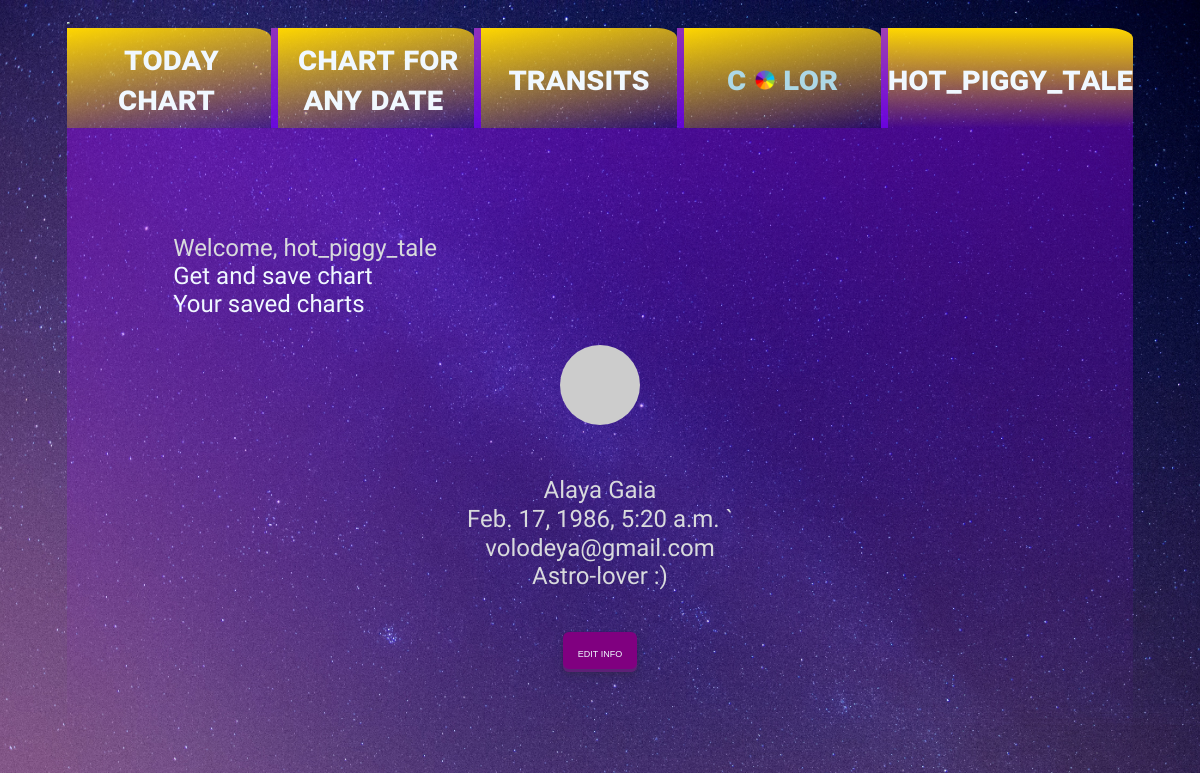
The app's page /user_lounge/Gaia (signed in) with its own data.
### users/models.py (models this page shows, shortened)
class CustomUser(AbstractUser):
    email = models.EmailField(unique=True)
    description = models.TextField(max_length=600, default='', blank=True)
    birthdate = models.DateTimeField(default=timezone.now)
    def make_avatar(self, size=128):
        digest = md5(self.email.lower().encode('utf-8')).hexdigest()
        return f'https://www.gravatar.com/avatar/{digest}?d=identicon&s={size}'

### users/views.py (the view, shortened to what this page needs)
# urls.py: path('user_lounge/', views.user_lounge),
def user_lounge(request, username):
    user = get_user_model().objects.filter(username=username).first()
    if user:
        form = UserUpdateForm(instance=user)
        form.fields['description'].widget.attrs = {'rows': 1}
        return render(request, 'user_lounge.html', context={'form': form})
    return render(request, 'user_lounge.html')

### astroplan/templates/user_lounge.html (shortened to what this page needs)
{% extends "base.html" %}
{% load static %}
{% load crispy_forms_tags %}
 {% block navigation %}
<div class="menu-choice" id="today-chart" >
    <a class="menu-link" href="{% url 'show by date' %}"> Today chart </a>
</div>
<div class="menu-choice">
    <a  class="menu-link" href="{% url 'chart for ad' %}" target = '_blank'>Chart for any date</a>
</div>
<div class="menu-choice">
    <a  class="menu-link" href="{% url 'transit form chart' %}" target = '_blank'>Transits</a>
</div>
<div class="menu-choice">
    <div class="menu-choice-dd"> C <img id='clr-chart-icon' src="{% static 'images/z_in_clr.png' %}"> LOR
    </div>
</div>
<div class="menu-choice" style="background-image:linear-gradient(gold, rgba(159,0,255, 0.4));">
     {% if user.is_authenticated %}
    <div class="menu-choice-dd">
        <a href= "{% url 'user lounge' user.username %}" target = '_blank'> {{ user.username }} </a>
         {% endif %}
</div>
{% endblock %}
{% block content-data %}
{% if user.is_authenticated %}
Welcome,  {{ user.username }}
{% else %}
You have not logged in
<a href="http://127.0.0.1:8000/login/"> Log in </a>
{% endif %}
<div>
    <a href="{% url 'ul chart forms' %}"> Get and save chart</a>
</div>
     <a href="{% url 'user chart lists' %}"> Your saved charts </a>
<div class="user-info">
         <img src="{{ user.make_avatar }}" class="avatar">
        <p>{{ form.instance.first_name }} {{ form.instance.last_name }}
               </br> {{ form.instance.birthdate }}
            `    </br>  {{ form.instance.email }}
                 </br> {{ form.instance.description }}</p>
         <button class="form-button" onclick="openForm()"> Edit Info </button>
                        {{ form.media }}
</div>
{% endblock %}

### astroplan/static/styles/layout.css (style rules this page uses)
body { font-family: "Delius", cursive; font-weight: 400; font-style: normal; font-size: 17px; background-image: url("/static/images/starry_sky.jpg"); background-position: center center; background-repeat: no-repeat; background-size: cover; background-origin: border-box; }
a { text-decoration: none; color: aliceblue; }
* { box-sizing: border-box; }
.menu-choice { background-image: linear-gradient(170deg, gold, rgba(159,0,255, 0.2)); text-align: center; font-size: 200%; font-stretch: 100%; font-weight: 600; align-content: center; box-shadow: 10px 10 5px lightblue; border-top-right-radius: 20%; border-top-right-radius: 10%; color: lightblue; font-variant-caps: all-petite-caps; border-left: solid 7px rgba(120,0,255, 0.7); }
#today-chart { border-left: none; }
.menu-choice-dd { position:relative; display: inline-block; }
.menu-link { padding: 5px; }
.user-info { display: grid; line-height: 1.2; text-align: center; place-items: center; }
.avatar { padding: 17px; margin: 10px; border-radius: 97px; }
#clr-chart-icon { zoom: 20%; }

### astroplan/static/styles/text.css (style rules this page uses)
* { box-sizing: border-box; }

### astroplan/static/styles/form_style.css (style rules this page uses)
* { box-sizing: border-box; }
a { text-decoration: none; }
.form-button { align-items: center; border: 0; border-radius: 6px; color: aliceblue; height: 40px; justify-content: center; line-height: 1; overflow: hidden; padding-left: 15px; padding-right: 15px; position: relative; text-align: left; font-variant-caps: all-petite-caps; touch-action: manipulation; align-self: center; margin: 17px; background-color: purple; box-shadow: rgba(45, 35, 66, .4) 0 2px 4px,rgba(45, 35, 66, .3) 0 7px 13px -3px,rgba(58, 65, 111, .5) 0 -3px 0 inset; }

### records on screen
CustomUser: username "hot_piggy_tale"
CustomUser: instance.first_name "Alaya", instance.last_name "Gaia", instance.birthdate "Feb. 17, 1986, 5:20 a.m.", instance.email "volodeya@gmail.com", instance.description "Astro-lover :)"
